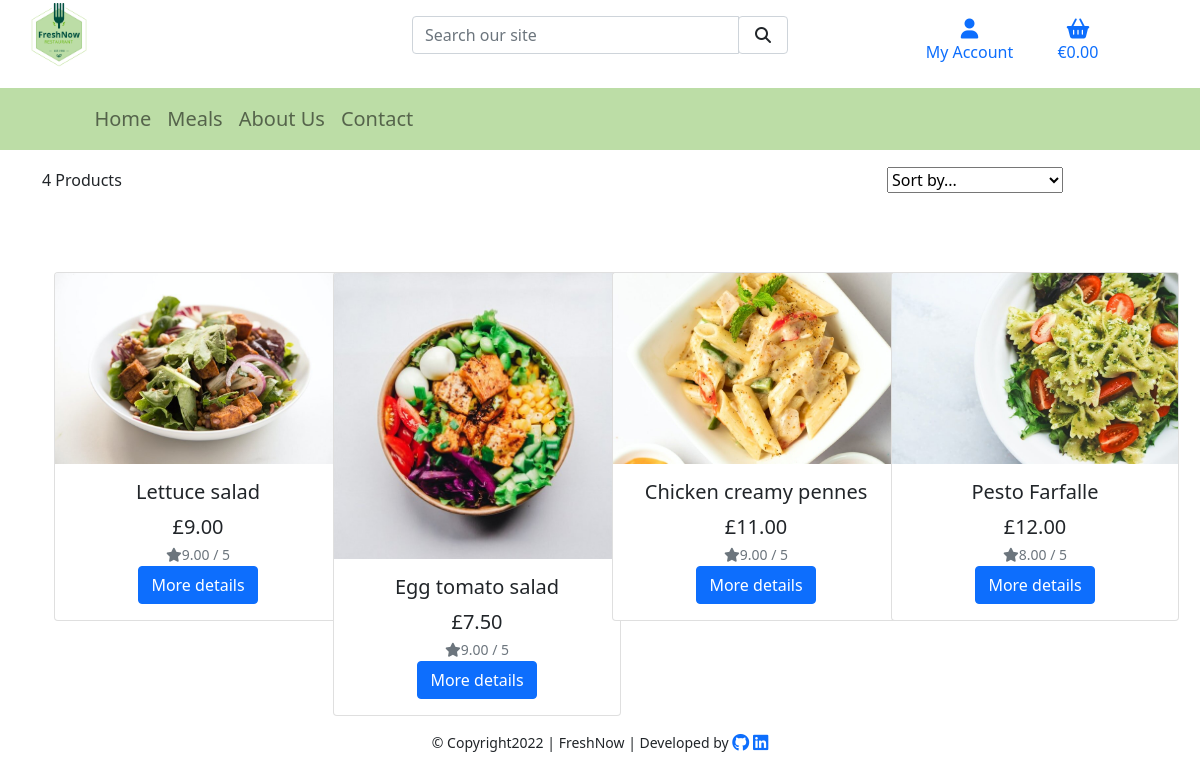
/products, run on an earlier commit of the app's database.
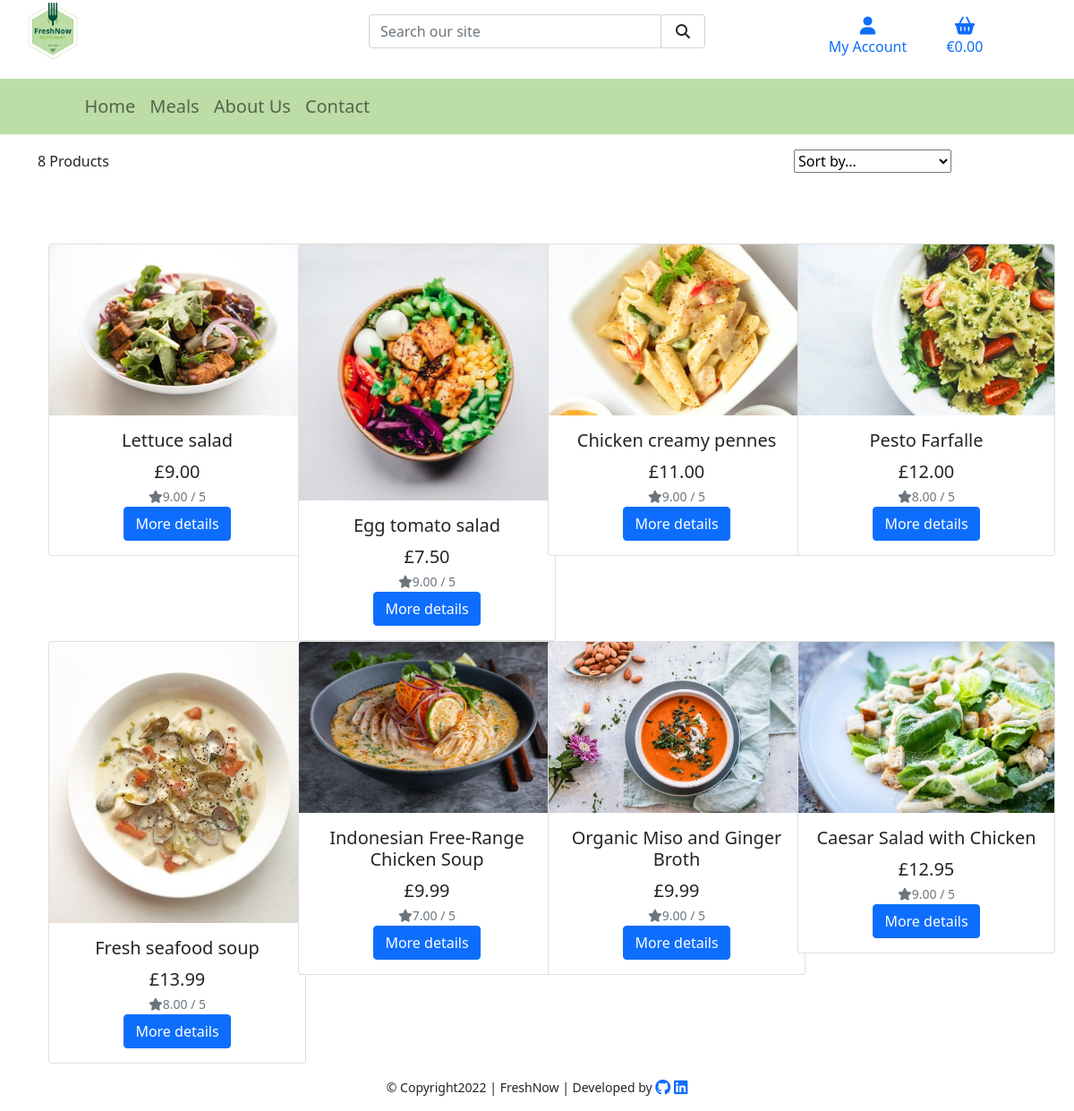
And on a later commit of the database.
### products/models.py (models this page shows, shortened)
class Product(models.Model):
    category = models.ForeignKey(
        'Category', null=True, blank=True, on_delete=models.SET_NULL)
    sku = models.CharField(max_length=254, null=True, blank=True)
    name = models.CharField(max_length=254)
    description = models.TextField()
    price = models.DecimalField(max_digits=6, decimal_places=2)
    rating = models.DecimalField(
        max_digits=6, decimal_places=2, null=True, blank=True)
    image = models.ImageField(null=True, blank=True)

### products/views.py (the view, shortened to what this page needs)
# urls.py: path('', views.all_products, name='products'),
def all_products(request):
    products = Product.objects.all()
    query = None
    categories = None
    sort = None
    direction = None
    current_sorting = f'{sort}_{direction}'
    context = {
        'products': products,
        'search_term': query,
        'current_categories': categories,
        'current_sorting': current_sorting,
    }
    return render(request, 'products/products.html', context)

### products/contexts.py (called while the page is built)
def all_categories(request):
    category_list = Category.objects.all()
    context = {
        'category_list': category_list,
    }
    return context

### products/templates/products/products.html (shortened to what this page needs)
{% extends "base.html" %}
{% load static %}
{% block page_header %}
    <div class="container header-container mt-5">
        <div class="row">
            <div class="col mt-5">
                <h1>Products</h1>
        </div>
    </div>
{% endblock %}
{% block content %}
   <div class="row mb-3">
    <div class="col-sm-12 col-md-7 ml-lg-5">
        <p class="green-muted mt-3 text-left">
            {{ products|length }} Products{% if search_term %} found for <strong>"{{ search_term }}"</strong>{% endif %}
        </p>
    </div>
    <div class="col-sm-12 col-md-6 col-lg-4 my-auto d-flex justify-content-center justify-content-md-end">
        <div class="sort-select-wrapper-sort-by">
            <select name="sort-selector" id="sort-selector" class="custom-select custom-select-sm border-green green">
                <option value="reset" {% if current_sorting == 'None_None' %}selected{% endif %}>Sort by...</option>
            </select>
        </div>
    </div>
</div>
    <div class="container-fluid mt-5">
        <div class="row">
            <div class="col text-center mt-3">
        <div class = "row">
                    {% for product in products %}
                        <div class="col-sm-6 col-md-6 col-lg-4 col-xl-3">
                            <div class="card" style="width: 18rem;">
                                {% if product.image %}
                                <img class="card-img-top img-fluid" src="{{ product.image.url }}" alt="{{ product.name }}">
                                {% else %}
                                <img class="card-img-top img-fluid" src="{{ MEDIA_URL }}noimage.png" alt="{{ product.name }}">
                                {% endif %}
                                <div class="card-body">
                                  <h5 class="card-title">{{ product.name }}</h5>
                                  <p class="lead mb-0 text-left font-weight-bold">£{{ product.price }} </p>
                                  <p class="lead mb-0 text-left">{{ product.calories }}
                                  <div class="text-center">
                                  {% if product.rating %}
                                    <small class="text-muted text-right"><i class="fas fa-star mr-5"></i>{{ product.rating }} / 5</small>
                                  {% else %}
                                    <small class="text-muted text-right">No Rating</small>
                                  {% endif %}
                                 </div>
                                  <a href="{% url 'product_detail' product.id %}" class="btn btn-primary">More details</a>
                                </div>
                              </div>
                           </div>
                    {% endfor %}
                </div>
            </div>
        </div>
    </div>
{% endblock %}

### templates/base.html (shortened to what this page needs)
{% load static %}
<!doctype html>
<html lang="en">
  <head>
    {% block corecss %}
        <link href="https://cdn.jsdelivr.net/npm/bootstrap@5.0.2/dist/css/bootstrap.min.css" rel="stylesheet">
        <link rel="stylesheet" href="{% static 'css/base.css' %}">
    {% endblock %}
    {% block corejs %}
    <link href="https://cdn.jsdelivr.net/npm/bootstrap@5.0.2/dist/css/bootstrap.min.css" rel="stylesheet">
    {% endblock %}
  </head>
  <body>
    <header class="container-fluid fixed-top">
        <div id="topnav" class="row bg-white pt-lg-2 d-none d-lg-flex">
            <div class="col-12 col-lg-4 py-1 py-lg-0 text-lg-left">
                <img class="logo" src="{{ MEDIA_URL }}logo.png" alt="">
            </div>
            <div class="col-12 col-lg-4 mt-2 py-lg-0">
                <form method="GET" action="{% url 'products' %}">
                    <div class="input-group w-100">
                        <input class="form-control" type="text" name="q" placeholder="Search our site">
                        <div class="input-group-append">
                            <button class="form-control" type="submit">
                                <span class="icon">
                                    <i class="fas fa-search"></i>
                                </span>
                            </button>
                        </div>
                    </div>
                </form>
            </div>
            <div class="col-12 col-lg-4">
                <ul class="list-inline text-center text-lg-right ms-4">
                    <li class="list-inline-item dropdown">
                        <a class="text-black nav-link" href="#" id="user-options" data-toggle="dropdown" aria-haspopup="true" aria-expanded="false">
                            <div class="text-center">
                                <div><i class="fas fa-user fa-lg"></i></div>
                                <p class="text-right my-0">My Account</p>
                            </div>
                        </a>
                    </li>
                    <li class="list-inline-item">
                        <a class="{% if grand_total %}font-weight-bold{% endif %} nav-link" href="">
                            <div class="text-center">
                                <div>
                                    <i class="fas fa-shopping-basket fa-lg green"></i>
                                </div>
                                <p class="text-right my-0">
                                    {% if grand_total %}
                                        €{{ grand_total|floatformat:2 }}
                                    {% else %}
                                        €0.00
                                    {% endif %}
                                </p>
                            </div>
                        </a>
                    </li>
                </ul>
            </div>
        </div>
        <div class="row">
            <nav class="navbar navbar-expand-lg navbar-light">
                <div class="container-fluid ">
                {% include 'includes/mobile-top-header.html' %}
                {% include 'includes/main-nav.html' %}
            </nav>
        </div>
    </header>
    {% block page_header %}
    {% endblock %}
    {% block content %}
    {% endblock %}
    <footer class="container-fluid pt-2">
        <div class="row bg-green pb-2 pb-lg-3 mt-0 pt-1 pt-lg-2 text-center text-lg-left">
            <div class="col cream">
                <div class="row">
                    <div class="col cream small ml-4">
                        <span>
                            &copy; Copyright<span id=copyright></span> | FreshNow |
                        </span>
                        <span class="d-none d-md-inline-block">Developed by</span>
                        <a href="" class="text-decoration-none hvr-grow" target="_blank" rel="noopener">
                        </a>
                        <a href="" class="text-decoration-none hvr-grow" target="_blank" rel="noopener">
                        </a>
                    </div>
                </div>
            </div>
        </div>
    </footer>
  </body>
</html>

### templates/includes/mobile-top-header.html (shortened to what this page needs)
<ul>
</ul>

### templates/includes/main-nav.html (shortened to what this page needs)
<div class="collapse navbar-collapse" id="navbarNavDropdown">
    <ul class="navbar-nav">
        <li class="nav-item">
            <a class="nav-link text-black  ml-4 mr-lg-5" href="" id="home-link">
                Home
            </a>
        </li>
        <li class="nav-item dropdown">
            <a class="nav-link ml-4 mr-lg-5" href="#" id="meals-link" data-toggle="dropdown" aria-haspopup="true" aria-expanded="false">
                Meals
            </a>
        </li>
        <li class="nav-item">
            <a class="nav-link ml-4 mr-lg-5" href="" id="aboutUs-link">
                About Us
            </a>
        </li>
        <li class="nav-item">
            <a class="nav-link ml-4 mr-lg-5" href="" id="contact-link">
                Contact
            </a>
        </li>
    </ul>
</div>

### static/css/base.css (style rules this page uses)
html { height: 100%; scroll-behavior: smooth; }
.navbar { background-color: #BCDDA6; font-size: 20px; align-items: center; }
.logo { margin-top: -20px; margin-bottom: -30px; width: 25%; height: auto; }
.icon { align-items: center; display: inline-flex; justify-content: center; height: 1.5rem; width: 1.5rem; }

What changed in the data, as far as the page shows it:
added Product: image (picture), name "Fresh seafood soup", price "13.99", rating "8.00"
added Product: image (picture), name "Indonesian Free-Range Chicken Soup", price "9.99", rating "7.00"
added Product: image (picture), name "Organic Miso and Ginger Broth", price "9.99", rating "9.00"
added Product: image (picture), name "Caesar Salad with Chicken", price "12.95", rating "9.00"
Also different on the page:
{{ products|length }}: "4" → "8"
